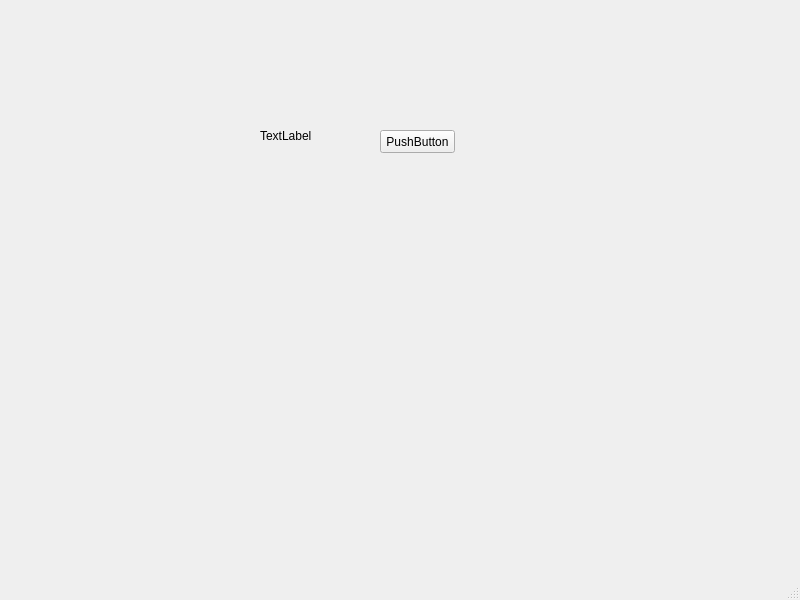
<?xml version="1.0" encoding="UTF-8"?>
<ui version="4.0">
 <class>MainWindow</class>
 <widget class="QMainWindow" name="MainWindow">
  <property name="geometry">
   <rect>
    <x>0</x>
    <y>0</y>
    <width>800</width>
    <height>600</height>
   </rect>
  </property>
  <property name="windowTitle">
   <string>MainWindow</string>
  </property>
  <widget class="QWidget" name="centralwidget">
   <widget class="QPushButton" name="btn">
    <property name="geometry">
     <rect>
      <x>380</x>
      <y>130</y>
      <width>75</width>
      <height>23</height>
     </rect>
    </property>
    <property name="text">
     <string>PushButton</string>
    </property>
   </widget>
   <widget class="QLabel" name="lbl">
    <property name="geometry">
     <rect>
      <x>260</x>
      <y>130</y>
      <width>56</width>
      <height>12</height>
     </rect>
    </property>
    <property name="text">
     <string>TextLabel</string>
    </property>
   </widget>
  </widget>
  <widget class="QMenuBar" name="menubar">
   <property name="geometry">
    <rect>
     <x>0</x>
     <y>0</y>
     <width>800</width>
     <height>21</height>
    </rect>
   </property>
  </widget>
  <widget class="QStatusBar" name="statusbar"/>
 </widget>
 <resources/>
 <connections/>
</ui>
